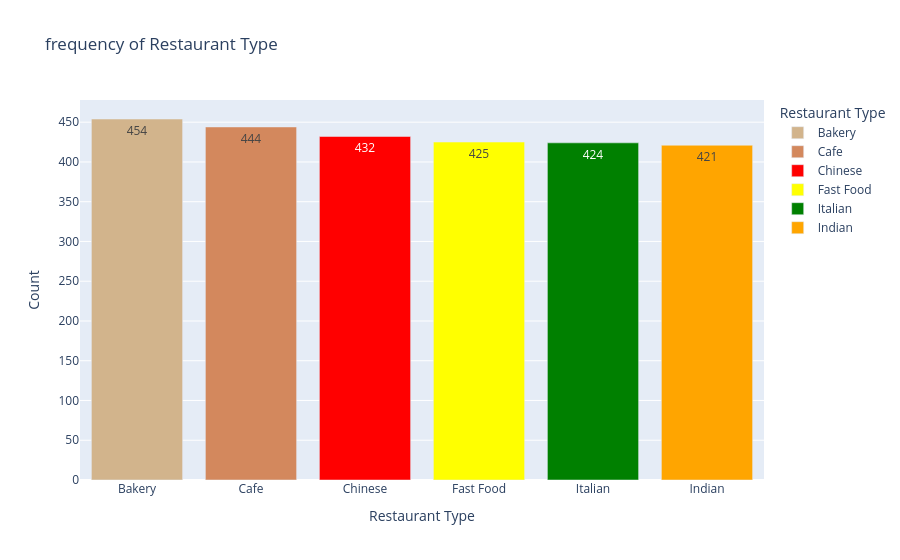

Here is the notebook cell this chart was saved with:
### Code cell
status_counts = fdo['restaurant_type'].value_counts().reset_index()
status_counts.columns = ['restaurant_type', 'frequency']
fig1 = px.bar(status_counts,
              x = 'restaurant_type',
              y = 'frequency',
              title = "frequency of Restaurant Type",
              labels = {'restaurant_type': "Restaurant Type", 'frequency': 'Count'},
              text = 'frequency',
              color = 'restaurant_type',
              color_discrete_sequence = ['tan', '#D3885D', 'red', 'yellow', 'green', 'orange']
              )
fig1.show()

### Figure 1 — Plotly figure (JSON) as saved in the notebook; plotly's stock layout.template omitted (floating-point values rounded to 4 significant figures)
{"data": [{"hovertemplate": "Restaurant Type=%{x}<br>Count=%{text}<extra></extra>", "legendgroup": "Bakery", "marker": {"color": "tan", "pattern": {"shape": ""}}, "name": "Bakery", "orientation": "v", "showlegend": true, "text": [454.0], "textposition": "auto", "type": "bar", "x": ["Bakery"], "xaxis": "x", "y": [454], "yaxis": "y"}, {"hovertemplate": "Restaurant Type=%{x}<br>Count=%{text}<extra></extra>", "legendgroup": "Cafe", "marker": {"color": "#D3885D", "pattern": {"shape": ""}}, "name": "Cafe", "orientation": "v", "showlegend": true, "text": [444.0], "textposition": "auto", "type": "bar", "x": ["Cafe"], "xaxis": "x", "y": [444], "yaxis": "y"}, {"hovertemplate": "Restaurant Type=%{x}<br>Count=%{text}<extra></extra>", "legendgroup": "Chinese", "marker": {"color": "red", "pattern": {"shape": ""}}, "name": "Chinese", "orientation": "v", "showlegend": true, "text": [432.0], "textposition": "auto", "type": "bar", "x": ["Chinese"], "xaxis": "x", "y": [432], "yaxis": "y"}, {"hovertemplate": "Restaurant Type=%{x}<br>Count=%{text}<extra></extra>", "legendgroup": "Fast Food", "marker": {"color": "yellow", "pattern": {"shape": ""}}, "name": "Fast Food", "orientation": "v", "showlegend": true, "text": [425.0], "textposition": "auto", "type": "bar", "x": ["Fast Food"], "xaxis": "x", "y": [425], "yaxis": "y"}, {"hovertemplate": "Restaurant Type=%{x}<br>Count=%{text}<extra></extra>", "legendgroup": "Italian", "marker": {"color": "green", "pattern": {"shape": ""}}, "name": "Italian", "orientation": "v", "showlegend": true, "text": [424.0], "textposition": "auto", "type": "bar", "x": ["Italian"], "xaxis": "x", "y": [424], "yaxis": "y"}, {"hovertemplate": "Restaurant Type=%{x}<br>Count=%{text}<extra></extra>", "legendgroup": "Indian", "marker": {"color": "orange", "pattern": {"shape": ""}}, "name": "Indian", "orientation": "v", "showlegend": true, "text": [421.0], "textposition": "auto", "type": "bar", "x": ["Indian"], "xaxis": "x", "y": [421], "yaxis": "y"}], "layout": {"barmode": "relative", "legend": {"title": {"text": "Restaurant Type"}, "tracegroupgap": 0}, "title": {"text": "frequency of Restaurant Type"}, "xaxis": {"anchor": "y", "categoryarray": ["Bakery", "Cafe", "Chinese", "Fast Food", "Italian", "Indian"], "categoryorder": "array", "domain": [0, 1], "title": {"text": "Restaurant Type"}}, "yaxis": {"anchor": "x", "domain": [0, 1], "title": {"text": "Count"}}}}
